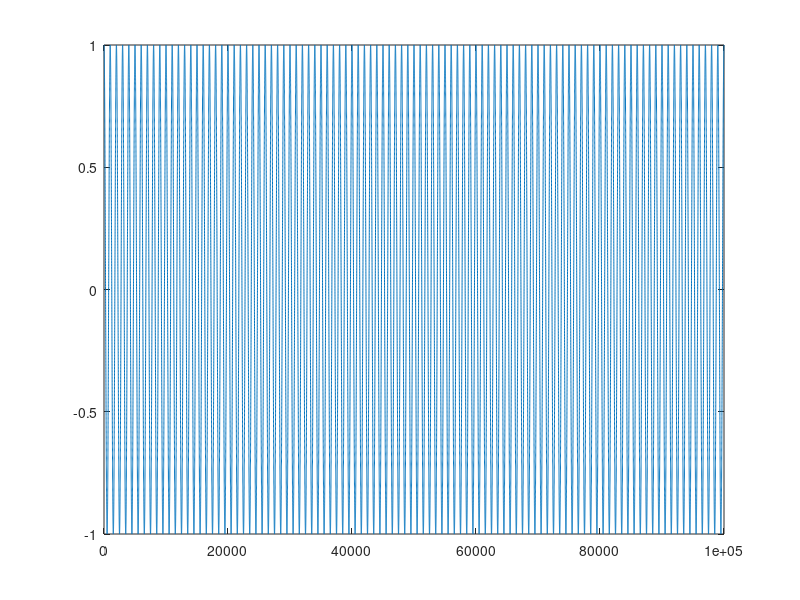

Recreate this plot in MATLAB.
function gah

Wav = zeros(1,100000);
duration = 1;
TF = 100;
inc = (duration*2*pi*TF)/(length(Wav)-1);
for i = 2:length(Wav)
    Wav(i) = Wav(i-1)+inc;
end
Wav = cos(Wav);


figure, plot(Wav)

% TF += ToneFreq;  'increment TF by the value in ToneFreq; TF initializes to zero so we start at ToneFreq
%             inc := (duration*2*pi*TF)/(len(Wav[])-1);
%             arrconst(Wav[],0);
%             for i% := 1 to len(Wav[])-1 do
%                 Wav[i%] := Wav[i%-1] + inc;
%             next;
%             cos(Wav[]); 